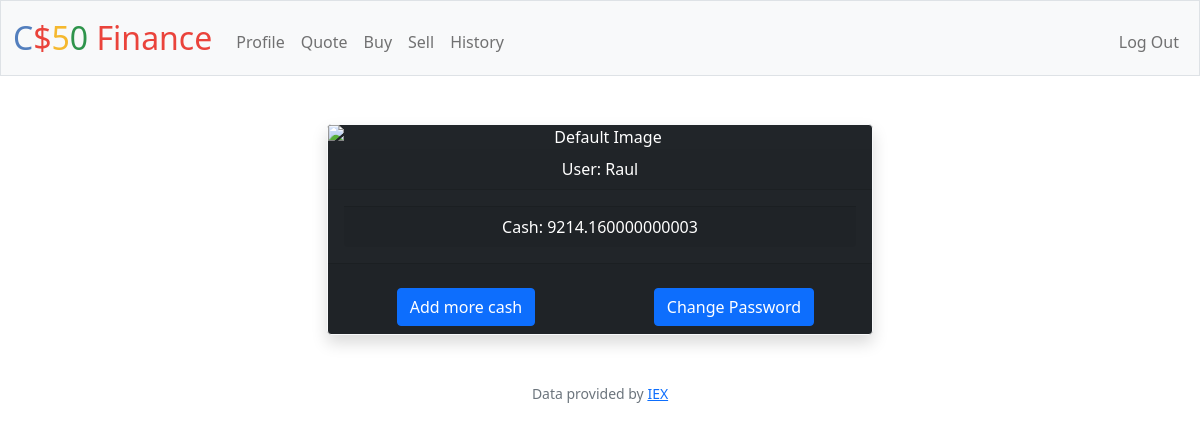
The page /profile (signed in) on the database as committed earlier.
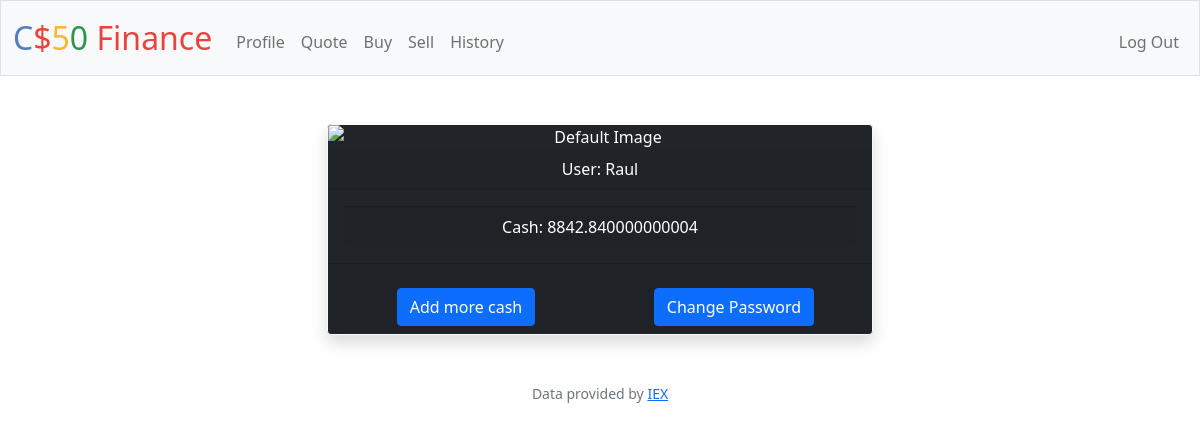
The same page on the database as committed later.
### tables this page shows
CREATE TABLE users (id INTEGER PRIMARY KEY AUTOINCREMENT NOT NULL, username TEXT NOT NULL, hash TEXT NOT NULL, cash NUMERIC NOT NULL DEFAULT 10000.00);

### app.py (the view)
@app.route("/profile", methods=["GET", "POST"])
@login_required
def profile():
    user_id = session["user_id"]
    rows = db.execute("SELECT username, cash FROM users WHERE id = ?", (user_id,))
    username = rows[0]["username"] if rows else None
    cash_flow = rows[0]["cash"] if rows else None
    if request.method == "POST":
        form_name = request.form.get("form_name")
        if form_name == "Change Password":
            password = request.form.get("password")
            if not password:
                return apology("Must provide password", 403)
            else:
                password_valid = validate_password(password)
            if not password_valid:
                return apology(
                    "Invalid password. Please make sure your password meets the criteria.",
                    403,
                )
            hashed_password = generate_password_hash(password)
            db.execute(
                "UPDATE users SET hash = ? WHERE id = ?",
                hashed_password,
                user_id,
            )
            flash("Password Update successful!")
            return redirect(url_for("profile"))
        elif form_name == "Update Money":
            cashAmount = request.form.get("cashAmount")
            if not cashAmount:
                return apology("Must provide cash amount to increment", 403)
            else:
                db.execute(
                    "UPDATE users SET cash = cash + ? WHERE id = ?",
                    cashAmount,
                    user_id,
                )
                flash("Cash update successful!")
                return redirect(url_for("profile"))
    else:
        return render_template("profile.html", username=username, cash_flow=cash_flow)

### app.py (called while the page is built)
@app.after_request
def after_request(response):
    response.headers["Cache-Control"] = "no-cache, no-store, must-revalidate"
    response.headers["Expires"] = 0
    response.headers["Pragma"] = "no-cache"
    return response

### helpers.py (called while the page is built)
def login_required(f):
    @wraps(f)
    def decorated_function(*args, **kwargs):
        if session.get("user_id") is None:
            return redirect("/login")
        return f(*args, **kwargs)
    return decorated_function

### templates/profile.html (shortened to what this page needs)
{% extends "layout.html" %}
{% block main %}
<div class="container">
    <div class="row justify-content-center">
        <div class="col-md-6">
            <div class="card text-white bg-dark border-light shadow">
                <img src="https://cdn.pixabay.com/photo/2015/10/05/22/37/blank-profile-picture-973460_960_720.png"
                    class="card-img-top" alt="Default Image">
                <div class="card-header">User: {{ username }}</div>
                <div class="card-body">
                    <div class="card-footer">Cash: {{ cash_flow }}</div>
                </div>
                <div class="card-footer">
                    <div class="row">
                        <div class="col-md-6">
                            <button class="btn btn-primary mt-3" data-bs-toggle="modal"
                                data-bs-target="#addCashModal">Add
                                more cash</button>
                        </div>
                        <div class="col-md-6">
                            <button class="btn btn-primary mt-3" data-bs-toggle="modal"
                                data-bs-target="#changePasswordModal">Change Password</button>
                        </div>
                    </div>
                </div>
            </div>
        </div>
    </div>
</div>
{% endblock %}

### templates/layout.html (shortened to what this page needs)
<!DOCTYPE html>
<html lang="en">
    <head>
        <link href="https://cdn.jsdelivr.net/npm/bootstrap@5.1.3/dist/css/bootstrap.min.css"
 rel="stylesheet">
        <link href="/static/styles.css" rel="stylesheet">
    </head>
    <body>
        <nav class="bg-light border navbar navbar-expand-md navbar-light">
            <div class="container-fluid">
                <a class="navbar-brand" href="/"><span class="blue">C</span><span class="red">$</span><span
                        class="yellow">5</span><span class="green">0</span> <span class="red">Finance</span></a>
                <div class="collapse navbar-collapse" id="navbar">
                    {% if session["user_id"] %}
                    <ul class="navbar-nav me-auto mt-2">
                        <li class="nav-item"><a class="nav-link" href="/profile">Profile</a></li>
                        <li class="nav-item"><a class="nav-link" href="/quote">Quote</a></li>
                        <li class="nav-item"><a class="nav-link" href="/buy">Buy</a></li>
                        <li class="nav-item"><a class="nav-link" href="/sell">Sell</a></li>
                        <li class="nav-item"><a class="nav-link" href="/history">History</a></li>
                    </ul>
                    <ul class="navbar-nav ms-auto mt-2">
                        <li class="nav-item"><a class="nav-link" href="/logout">Log Out</a></li>
                    </ul>
                    {% else %}
                    <ul class="navbar-nav ms-auto mt-2">
                        <li class="nav-item"><a class="nav-link" href="/register">Register</a></li>
                        <li class="nav-item"><a class="nav-link" href="/login">Log In</a></li>
                    </ul>
                    {% endif %}
                </div>
            </div>
        </nav>
        <main class="container-fluid py-5 text-center">
            {% block main %}{% endblock %}
        </main>
        <footer class="mb-5 small text-center text-muted">
            Data provided by <a href="https://iexcloud.io/">IEX</a>
        </footer>
    </body>
</html>

### static/styles.css (style rules this page uses)
nav .navbar-brand { font-size: xx-large; }
nav .navbar-brand .blue { color: #537fbe; }
nav .navbar-brand .red { color: #ea433b; }
nav .navbar-brand .yellow { color: #f5b82e; }
nav .navbar-brand .green { color: #2e944b; }

Rows that differ between the two databases and show on the page:
changed users "Raul": cash "9214.160000000003" → "8842.840000000004"
